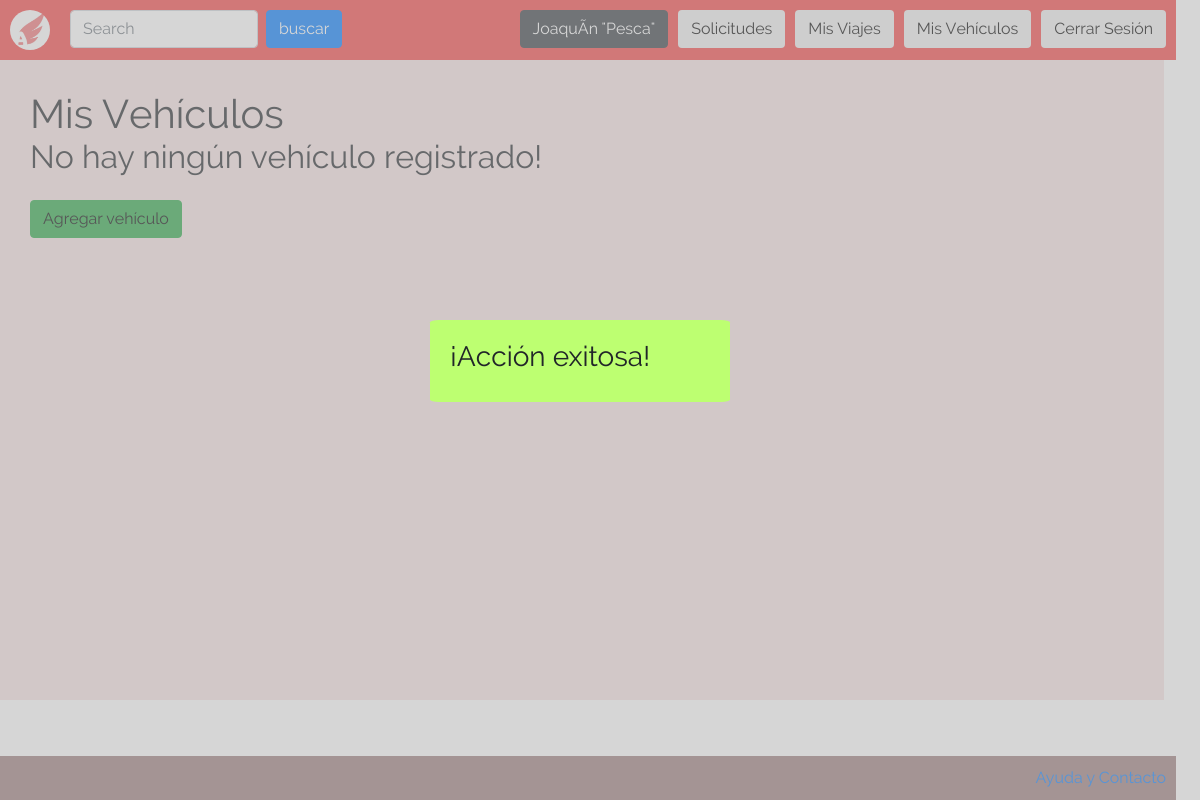
The page /vistas/listar_vehiculos.php?success_change (signed in) on the database as committed earlier.
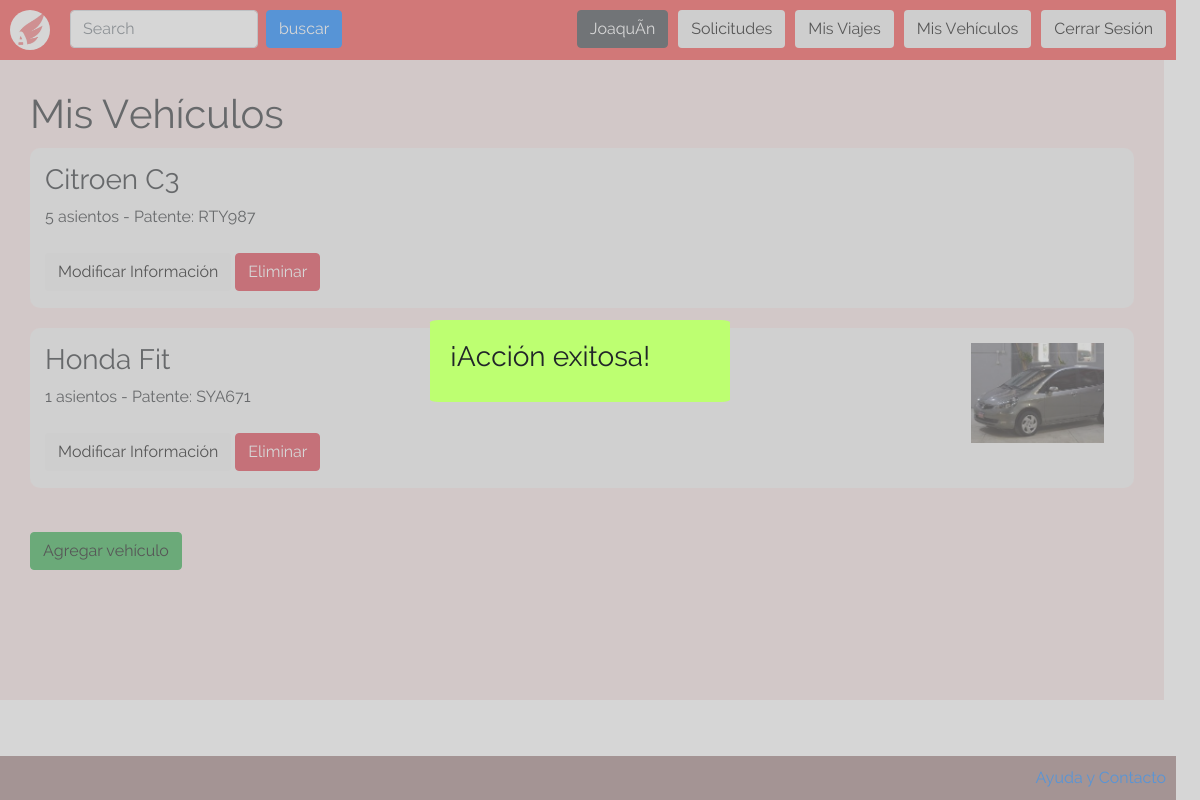
The same page on the database as committed later.
### tables this page shows
CREATE TABLE `vehiculo` (
  `patente` varchar(10) NOT NULL,
  `id_usuario` int(11) NOT NULL,
  `marca` text NOT NULL,
  `modelo` text NOT NULL,
  `asientos` int(11) NOT NULL
);

CREATE TABLE `fotos_vehiculo` (
  `id_foto` int(11) NOT NULL,
  `patente` text NOT NULL,
  `foto` text NOT NULL
);

### vistas/listar_vehiculos.php (the view, shortened to what this page needs)
<!DOCTYPE html>
<html>
  <head>
    <link href="/css/bootstrap.css" rel="stylesheet" type="text/css" >
    <link href="/css/index.css" rel="stylesheet" type="text/css">
    <link href="/css/listar_vehiculos.css" rel="stylesheet" type="text/css">
  </head>
  <body>
    <?php include("header.php"); ?>
    <div id="body">
    	<h1>Mis Vehículos</h1>
		<?php
			include("../php/abrir_conexion.php");
			$id = $_SESSION['user_id'];
			$query = "SELECT * FROM vehiculo WHERE id_usuario='$id'";
			$result = mysqli_query($conn, $query);
			if($result){
				$vehicle = mysqli_fetch_assoc($result);
				if($vehicle){
					while($vehicle) {
						$plate = $vehicle['patente'];
						$query = "SELECT foto FROM fotos_vehiculo WHERE patente='$plate'";
						$photo_query = mysqli_query($conn, $query);
						?>
		<div class="vehicle">
			<div class="vehicle-info">
				<h3><?php echo $vehicle['marca']." ".$vehicle['modelo']; ?></h3>
				<?php
					echo $vehicle['asientos']." asientos - Patente: ".$plate;
				?>
				<br>
				<br>
				<form class="" action="/vistas/editar_vehiculo.php" method="post">
          <button class="btn" name="">Modificar Información</button>
        </form>
				<form class="" action="/php/baja_vehiculo.php" method="post">
          <button class="btn btn-danger delete_vehicle" name="">Eliminar</button>
        </form>
			</div>
			<div class="vehicle-photos">
				<?php
					while($photo = mysqli_fetch_assoc($photo_query)){
						$photo_src = "/img/vehicles/".$photo['foto'];
						echo "<a href='$photo_src'><img src='$photo_src'/></a>";
					}
				?>
			</div>
		</div>
						<?php
						$vehicle = mysqli_fetch_assoc($result);
					}
				} else {
					?>
		<h2>No hay ningún vehículo registrado!</h2>
					<?php
				}
			} else {
				echo "Hubo un error al conectarse a la base de datos, por favor intente nuevamente mas tarde.";
			}
		?>
    <br>
    <button class="btn btn-success"><a href="/php/registrar_vehiculo.php">Agregar vehículo</a></button>
    </div>
    <?php include("footer.php") ?>
  </body>
</html>

### vistas/header.php (shortened to what this page needs)
<div id="header">
  <img id="logo" src="/img/logo.jpeg" />
  <form id="search" class="form-inline my-2 my-lg-0">
    <input class="form-control mr-sm-2" type="search" placeholder="Search" aria-label="Search">
    <a class="btn btn-primary" href="/vistas/listar_todos_los_viajes.php" >buscar</a>
  </form>
  <button class="btn"><a href="/php/cerrar_sesion.php">Cerrar Sesión</a></button>
  <button class="btn"><a href="/vistas/listar_vehiculos.php">Mis Vehículos</a></button>
  <button class="btn"><a href="/vistas/ver_viajes.php">Mis Viajes</a></button>
  <button class="btn"><a href="/vistas/ver_solicitudes.php">Solicitudes</a></button>
  <button class="btn btn-dark" ><a style="color: white" href="/vistas/ver_perfil.php"><?php echo  $_SESSION["user_name"] ?></a></button>
</div>

### vistas/footer.php
<div id="footer">
        <a id="help_link"  href="/php/ayuda.php">Ayuda y Contacto</a>
      </div>

### css/index.css (style rules this page uses)
html, body { height: 100%; width: 99%; margin: 0px; padding: 0px; font-family: "Raleway"; }
h1, h2 { margin: 0px }
#header { width: 100%; height: 60px; background-color: rgb(244, 66, 66); margin: 0px; padding: 10px; }
#logo { border-radius: 100%; height: 40px; float: left; margin-right: 20px; }
#search { float: left; width: 30%; }
#header button { float: right; margin-left: 10px; }
button a { color: black; }
#body { padding-top: 30px; padding-b5ttom: 20px; padding-left: 30px; background-color: rgb(247, 227, 227); width: 99%; min-height: 80%; overflow: auto; margin: 0px; padding-bottom: 70px; }
#footer { width: 98%; height: content; background-color: rgb(155, 122, 122); margin: 0px; padding: 10px; overflow: auto; position: fixed; bottom: 0; left: 0; }
#help_link { float: right; }

### css/listar_vehiculos.css (style rules this page uses)
.vehicle { height: 160px; width: calc(100% - 30px); background-color: rgb(242, 242, 242); margin-bottom: 20px; margin-top: 10px; border-radius: 10px; padding: 15px; }
.vehicle form { display: inline; }
.vehicle-info { float: left; }
.vehicle-photos { float: right; }
.vehicle-photos img { height: 100px; margin-right: 15px; }

Rows that differ between the two databases and show on the page:
added vehiculo: marca "Citroen", modelo "C3", asientos "5", patente "RTY987"
added vehiculo: marca "Honda", modelo "Fit", asientos "1", patente "SYA671"
added fotos_vehiculo: foto (picture)
Other text that changed with them:
$_SESSION["user_name"]: "JoaquÃ­n \"Pesca\"" → "JoaquÃ­n"
text no longer shown: "No hay ningún vehículo registrado!"
